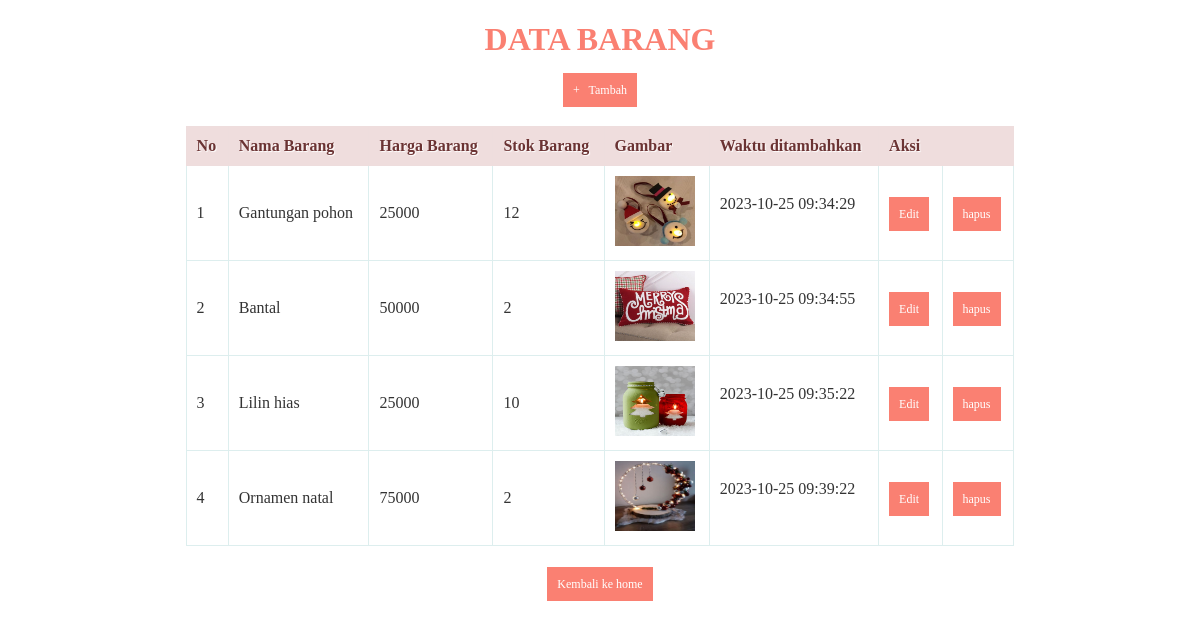
The app's page /admin.php with its own data.
### tables this page shows
CREATE TABLE `barang` (
  `id_barang` int(11) NOT NULL,
  `nama_barang` varchar(255) NOT NULL,
  `harga_barang` int(50) NOT NULL,
  `stok_barang` int(10) NOT NULL,
  `gambar` varchar(100) NOT NULL,
  `created_at` timestamp NULL DEFAULT current_timestamp()
);

### admin.php (the view, shortened to what this page needs)
<?php
require "koneksi.php";
$result = mysqli_query($conn, "select * from barang");
$barang = [];
while ($row = mysqli_fetch_assoc($result)) {
    $barang[] = $row;
}
?>
<!DOCTYPE html>
<html lang="en">
<head>
    <link rel="stylesheet" href="admin.css">
</head>
<body>
    <center><h1>Data Barang</h1></center>
    <center><a href="tambah.php"> + &nbsp; Tambah</a></center>
    <br>
    <table border="1">
        <tr>
            <th>No</th>
            <th>Nama Barang</th>
            <th>Harga Barang</th>
            <th>Stok Barang</th>
            <th>Gambar</th>
            <th>Waktu ditambahkan</th>
            <th colspan="2">Aksi</th>
        </tr>
        <?php $i = 1;
        foreach ($barang as $brg) : ?>
            <tr>
                <td> <?= $i; ?> </td>
                <td> <?= $brg["nama_barang"] ?> </td>
                <td> <?= $brg["harga_barang"] ?> </td>
                <td> <?= $brg["stok_barang"] ?> </td>
                <td> <img src = "img/<?= $brg ['gambar'] ?>" alt ="ini gambar" width="80px" height="70px"></td>
                <td> <?= $brg['created_at'] . "<br></br>" ?> </td>
                <td><a href='edit.php?id=<?= $brg["id_barang"] ?>'>Edit</a></td>
                <td><a href='hapus.php?id=<?= $brg["id_barang"] ?>'>hapus</a>
                </td>
            </tr>
        <?php $i++;
        endforeach; ?>
    </table><br>
    <center><a href="index.php">Kembali ke home</a></center>
</body>
</html>

### admin.css (style rules this page uses)
* { font-family: 'Trebuchet MS'; }
h1 { text-transform: uppercase; color: salmon; }
table { border: 1px solid #ddeeee; border-collapse: collapse; border-spacing: 0; width: 70%; margin: 10px auto 10px auto; }
table tr th { background-color: #efdddd; border: 1px solid#eedddd; color: #6b3333; padding: 10px; text-align: left; text-shadow: 1px 1px 1px #fff; }
table tr td { border: 1px solid #ddeeee; color: #333; padding: 10px; text-align: left; }
a { background-color: salmon; color: #fff; padding: 10px; font-size: 12px; text-decoration: none; }

### records on screen
barang: nama_barang "Gantungan pohon", harga_barang "25000", stok_barang "12", gambar (picture), created_at "2023-10-25 09:34:29"
barang: nama_barang "Bantal", harga_barang "50000", stok_barang "2", gambar (picture), created_at "2023-10-25 09:34:55"
barang: nama_barang "Lilin hias", harga_barang "25000", stok_barang "10", gambar (picture), created_at "2023-10-25 09:35:22"
barang: nama_barang "Ornamen natal", harga_barang "75000", stok_barang "2", gambar (picture), created_at "2023-10-25 09:39:22"
